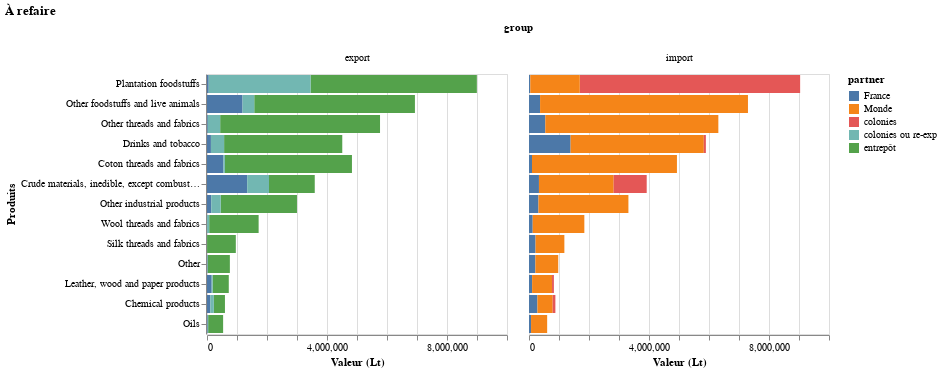

This figure's notebook cell:
### Code cell
VegaLite({
  "title": "À refaire",
  "data": {"values": report_dk},
  "mark": {"type":"bar", "tooltip": {"content": "data"}},
  "encoding": {
    "x": {"field": "value", "type": "quantitative", "title": "Valeur (Lt)"},
    "column": {"field": "group"},
    "y": {"field": "product", "sort": "-x", "title": "Produits"},
    "color": {"field": "partner"}
  }
})

### Figure 1 — Vega-Lite specification as saved in the notebook (floating-point values rounded to 4 significant figures)
{"data": {"values": [{"group": "export", "partner": "entrepôt", "product": "Other threads and fabrics", "value": 5329000.0}, {"group": "export", "partner": "France", "product": "Other threads and fabrics", "value": 27060.0}, {"group": "export", "partner": "colonies ou re-exp", "product": "Other threads and fabrics", "value": 411933}, {"group": "import", "partner": "France", "product": "Other threads and fabrics", "value": 543957}, {"group": "import", "partner": "Monde", "product": "Other threads and fabrics", "value": 5767681}, {"group": "export", "partner": "entrepôt", "product": "Crude materials, inedible, except combustibles", "value": 1525000.0}, {"group": "export", "partner": "France", "product": "Crude materials, inedible, except combustibles", "value": 1341000.0}, {"group": "export", "partner": "colonies ou re-exp", "product": "Crude materials, inedible, except combustibles", "value": 725681}, {"group": "import", "partner": "France", "product": "Crude materials, inedible, except combustibles", "value": 331600.0}, {"group": "import", "partner": "Monde", "product": "Crude materials, inedible, except combustibles", "value": 2490363}, {"group": "import", "partner": "colonies", "product": "Crude materials, inedible, except combustibles", "value": 1101518}, {"group": "export", "partner": "entrepôt", "product": "Wool threads and fabrics", "value": 1648620}, {"group": "export", "partner": "France", "product": "Wool threads and fabrics", "value": 1376}, {"group": "export", "partner": "colonies ou re-exp", "product": "Wool threads and fabrics", "value": 71104}, {"group": "import", "partner": "France", "product": "Wool threads and fabrics", "value": 123728}, {"group": "import", "partner": "Monde", "product": "Wool threads and fabrics", "value": 1721100}, {"group": "export", "partner": "entrepôt", "product": "Oils", "value": 499100.0}, {"group": "export", "partner": "France", "product": "Oils", "value": 23530.0}, {"group": "export", "partner": "colonies ou re-exp", "product": "Oils", "value": 14793}, {"group": "import", "partner": "France", "product": "Oils", "value": 67870.0}, {"group": "import", "partner": "Monde", "product": "Oils", "value": 537431}, {"group": "export", "partner": "entrepôt", "product": "Other", "value": 739000.0}, {"group": "export", "partner": "France", "product": "Other", "value": 14280.0}, {"group": "export", "partner": "colonies ou re-exp", "product": "Other", "value": 8932}, {"group": "import", "partner": "France", "product": "Other", "value": 212659}, {"group": "import", "partner": "Monde", "product": "Other", "value": 760882}, {"group": "import", "partner": "colonies", "product": "Other", "value": 1353}, {"group": "export", "partner": "entrepôt", "product": "Other industrial products", "value": 2544000.0}, {"group": "export", "partner": "France", "product": "Other industrial products", "value": 141500.0}, {"group": "export", "partner": "colonies ou re-exp", "product": "Other industrial products", "value": 313967}, {"group": "import", "partner": "France", "product": "Other industrial products", "value": 314800.0}, {"group": "import", "partner": "Monde", "product": "Other industrial products", "value": 2999118}, {"group": "export", "partner": "entrepôt", "product": "Coton threads and fabrics", "value": 4235167}, {"group": "export", "partner": "France", "product": "Coton threads and fabrics", "value": 547605}, {"group": "export", "partner": "colonies ou re-exp", "product": "Coton threads and fabrics", "value": 49084}, {"group": "import", "partner": "France", "product": "Coton threads and fabrics", "value": 99571}, {"group": "import", "partner": "Monde", "product": "Coton threads and fabrics", "value": 4831856}, {"group": "export", "partner": "entrepôt", "product": "Leather, wood and paper products", "value": 538300.0}, {"group": "export", "partner": "France", "product": "Leather, wood and paper products", "value": 155300.0}, {"group": "export", "partner": "colonies ou re-exp", "product": "Leather, wood and paper products", "value": 32319}, {"group": "import", "partner": "France", "product": "Leather, wood and paper products", "value": 103600.0}, {"group": "import", "partner": "Monde", "product": "Leather, wood and paper products", "value": 664528}, {"group": "import", "partner": "colonies", "product": "Leather, wood and paper products", "value": 61376}, {"group": "export", "partner": "entrepôt", "product": "Drinks and tobacco", "value": 3939000.0}, {"group": "export", "partner": "France", "product": "Drinks and tobacco", "value": 130900.0}, {"group": "export", "partner": "colonies ou re-exp", "product": "Drinks and tobacco", "value": 439317}, {"group": "import", "partner": "France", "product": "Drinks and tobacco", "value": 1387000.0}, {"group": "import", "partner": "Monde", "product": "Drinks and tobacco", "value": 4440210}, {"group": "import", "partner": "colonies", "product": "Drinks and tobacco", "value": 68894}, {"group": "export", "partner": "entrepôt", "product": "Chemical products", "value": 370200.0}, {"group": "export", "partner": "France", "product": "Chemical products", "value": 111000.0}, {"group": "export", "partner": "colonies ou re-exp", "product": "Chemical products", "value": 117279}, {"group": "import", "partner": "France", "product": "Chemical products", "value": 280900.0}, {"group": "import", "partner": "Monde", "product": "Chemical products", "value": 508907}, {"group": "import", "partner": "colonies", "product": "Chemical products", "value": 89556}, {"group": "export", "partner": "entrepôt", "product": "Other foodstuffs and live animals", "value": 5356000.0}, {"group": "export", "partner": "France", "product": "Other foodstuffs and live animals", "value": 1184000.0}, {"group": "export", "partner": "colonies ou re-exp", "product": "Other foodstuffs and live animals", "value": 390372}, {"group": "import", "partner": "France", "product": "Other foodstuffs and live animals", "value": 369300.0}, {"group": "import", "partner": "Monde", "product": "Other foodstuffs and live animals", "value": 6929264}, {"group": "import", "partner": "colonies", "product": "Other foodstuffs and live animals", "value": 1736}, {"group": "export", "partner": "entrepôt", "product": "Silk threads and fabrics", "value": 958670}, {"group": "export", "partner": "France", "product": "Silk threads and fabrics", "value": 0}, {"group": "export", "partner": "colonies ou re-exp", "product": "Silk threads and fabrics", "value": 2100}, {"group": "import", "partner": "France", "product": "Silk threads and fabrics", "value": 218180}, {"group": "import", "partner": "Monde", "product": "Silk threads and fabrics", "value": 960770}, {"group": "export", "partner": "entrepôt", "product": "Plantation foodstuffs", "value": 5542975}, {"group": "export", "partner": "France", "product": "Plantation foodstuffs", "value": 57275}, {"group": "export", "partner": "colonies ou re-exp", "product": "Plantation foodstuffs", "value": 3395147}, {"group": "import", "partner": "France", "product": "Plantation foodstuffs", "value": 42550}, {"group": "import", "partner": "colonies", "product": "Plantation foodstuffs", "value": 7345722}, {"group": "import", "partner": "Monde", "product": "Plantation foodstuffs", "value": 1649675}]}, "encoding": {"color": {"field": "partner"}, "column": {"field": "group"}, "x": {"field": "value", "title": "Valeur (Lt)", "type": "quantitative"}, "y": {"field": "product", "sort": "-x", "title": "Produits"}}, "mark": {"tooltip": {"content": "data"}, "type": "bar"}, "title": "À refaire"}
